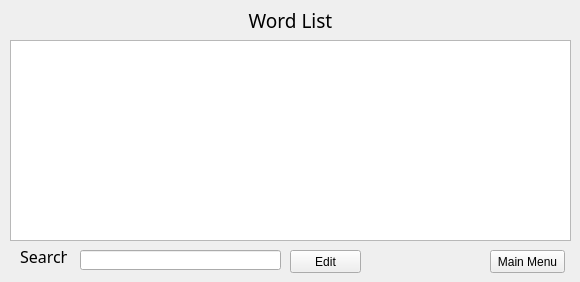
        <widget class="QWidget" name="page_12">
         <widget class="QLabel" name="label_48">
          <property name="geometry">
           <rect>
            <x>10</x>
            <y>10</y>
            <width>561</width>
            <height>21</height>
           </rect>
          </property>
          <property name="font">
           <font>
            <family>Andalus</family>
            <pointsize>14</pointsize>
           </font>
          </property>
          <property name="text">
           <string>Word List</string>
          </property>
          <property name="alignment">
           <set>Qt::AlignCenter</set>
          </property>
         </widget>
         <widget class="QLabel" name="label_49">
          <property name="geometry">
           <rect>
            <x>20</x>
            <y>250</y>
            <width>47</width>
            <height>13</height>
           </rect>
          </property>
          <property name="font">
           <font>
            <family>Andalus</family>
            <pointsize>12</pointsize>
           </font>
          </property>
          <property name="text">
           <string>Search:</string>
          </property>
         </widget>
         <widget class="QLineEdit" name="lineEdit_39">
          <property name="geometry">
           <rect>
            <x>80</x>
            <y>250</y>
            <width>201</width>
            <height>20</height>
           </rect>
          </property>
         </widget>
         <widget class="QPushButton" name="pushButton_51">
          <property name="geometry">
           <rect>
            <x>490</x>
            <y>250</y>
            <width>75</width>
            <height>23</height>
           </rect>
          </property>
          <property name="text">
           <string>Main Menu</string>
          </property>
         </widget>
         <widget class="QPushButton" name="pushButton_52">
          <property name="geometry">
           <rect>
            <x>290</x>
            <y>250</y>
            <width>71</width>
            <height>23</height>
           </rect>
          </property>
          <property name="text">
           <string>Edit</string>
          </property>
         </widget>
         <widget class="QTableWidget" name="tableWidget">
          <property name="geometry">
           <rect>
            <x>10</x>
            <y>40</y>
            <width>561</width>
            <height>201</height>
           </rect>
          </property>
         </widget>
        </widget>
